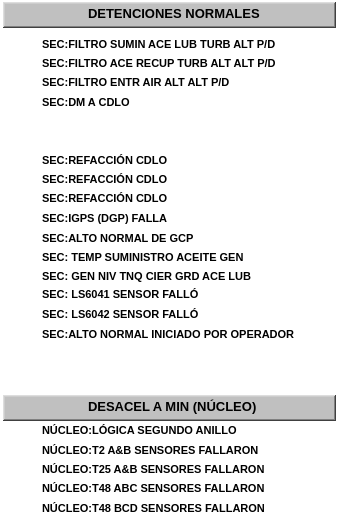
  <widget class="QFrame" name="fr_1">
   <property name="geometry">
    <rect>
     <x>3</x>
     <y>53</y>
     <width>341</width>
     <height>528</height>
    </rect>
   </property>
   <property name="styleSheet">
    <string notr="true">background-color: rgba(255, 255, 255, 0);</string>
   </property>
   <property name="frameShape">
    <enum>QFrame::StyledPanel</enum>
   </property>
   <property name="frameShadow">
    <enum>QFrame::Plain</enum>
   </property>
   <property name="lineWidth">
    <number>1</number>
   </property>
   <property name="midLineWidth">
    <number>0</number>
   </property>
   <widget class="QFrame" name="frTitulo_1">
    <property name="geometry">
     <rect>
      <x>3</x>
      <y>2</y>
      <width>333</width>
      <height>26</height>
     </rect>
    </property>
    <property name="styleSheet">
     <string notr="true">background-color: rgb(192, 192, 192);</string>
    </property>
    <property name="frameShape">
     <enum>QFrame::WinPanel</enum>
    </property>
    <property name="frameShadow">
     <enum>QFrame::Raised</enum>
    </property>
    <property name="lineWidth">
     <number>2</number>
    </property>
    <property name="midLineWidth">
     <number>0</number>
    </property>
   </widget>
   <widget class="QLabel" name="lbTitulo_1">
    <property name="geometry">
     <rect>
      <x>88</x>
      <y>5</y>
      <width>181</width>
      <height>16</height>
     </rect>
    </property>
    <property name="font">
     <font>
      <pointsize>10</pointsize>
      <weight>75</weight>
      <bold>true</bold>
     </font>
    </property>
    <property name="styleSheet">
     <string notr="true">background-color: rgba(255, 255, 255, 0);</string>
    </property>
    <property name="text">
     <string>DETENCIONES NORMALES</string>
    </property>
   </widget>
   <widget class="QFrame" name="frTitulo_2">
    <property name="geometry">
     <rect>
      <x>3</x>
      <y>395</y>
      <width>333</width>
      <height>26</height>
     </rect>
    </property>
    <property name="styleSheet">
     <string notr="true">background-color: rgb(192, 192, 192);</string>
    </property>
    <property name="frameShape">
     <enum>QFrame::WinPanel</enum>
    </property>
    <property name="frameShadow">
     <enum>QFrame::Raised</enum>
    </property>
    <property name="lineWidth">
     <number>2</number>
    </property>
    <property name="midLineWidth">
     <number>0</number>
    </property>
   </widget>
   <widget class="QLabel" name="lbTitulo_2">
    <property name="geometry">
     <rect>
      <x>88</x>
      <y>398</y>
      <width>181</width>
      <height>16</height>
     </rect>
    </property>
    <property name="font">
     <font>
      <pointsize>10</pointsize>
      <weight>75</weight>
      <bold>true</bold>
     </font>
    </property>
    <property name="styleSheet">
     <string notr="true">background-color: rgba(255, 255, 255, 0);</string>
    </property>
    <property name="text">
     <string>DESACEL A MIN (NÚCLEO)</string>
    </property>
   </widget>
   <widget class="QLabel" name="lbTexto_1">
    <property name="geometry">
     <rect>
      <x>42</x>
      <y>36</y>
      <width>281</width>
      <height>16</height>
     </rect>
    </property>
    <property name="font">
     <font>
      <pointsize>8</pointsize>
      <weight>75</weight>
      <bold>true</bold>
     </font>
    </property>
    <property name="styleSheet">
     <string notr="true">background-color: rgba(255, 255, 255, 0);</string>
    </property>
    <property name="text">
     <string>SEC:FILTRO SUMIN ACE LUB TURB ALT P/D</string>
    </property>
   </widget>
   <widget class="AWMultiObject" name="aLet_1">
    <property name="geometry">
     <rect>
      <x>13</x>
      <y>29</y>
      <width>25</width>
      <height>31</height>
     </rect>
    </property>
    <property name="id">
     <string>p_Fix32_THISNODE_CDLO001_F_CV</string>
    </property>
    <property name="ElementType">
     <enum>AWMultiObject::CIRLED</enum>
    </property>
    <property name="OnColor">
     <enum>AWMultiObject::Grey</enum>
    </property>
    <property name="OffColor">
     <enum>AWMultiObject::Grey</enum>
    </property>
   </widget>
   <widget class="QLabel" name="lbTexto_2">
    <property name="geometry">
     <rect>
      <x>42</x>
      <y>55</y>
      <width>281</width>
      <height>16</height>
     </rect>
    </property>
    <property name="font">
     <font>
      <pointsize>8</pointsize>
      <weight>75</weight>
      <bold>true</bold>
     </font>
    </property>
    <property name="styleSheet">
     <string notr="true">background-color: rgba(255, 255, 255, 0);</string>
    </property>
    <property name="text">
     <string>SEC:FILTRO ACE RECUP TURB ALT ALT P/D</string>
    </property>
   </widget>
   <widget class="AWMultiObject" name="aLet_2">
    <property name="geometry">
     <rect>
      <x>13</x>
      <y>48</y>
      <width>25</width>
      <height>31</height>
     </rect>
    </property>
    <property name="id">
     <string>p_Fix32_THISNODE_CDLO002_F_CV</string>
    </property>
    <property name="ElementType">
     <enum>AWMultiObject::CIRLED</enum>
    </property>
    <property name="OnColor">
     <enum>AWMultiObject::Grey</enum>
    </property>
    <property name="OffColor">
     <enum>AWMultiObject::Grey</enum>
    </property>
   </widget>
   <widget class="QLabel" name="lbTexto_3">
    <property name="geometry">
     <rect>
      <x>42</x>
      <y>74</y>
      <width>281</width>
      <height>16</height>
     </rect>
    </property>
    <property name="font">
     <font>
      <pointsize>8</pointsize>
      <weight>75</weight>
      <bold>true</bold>
     </font>
    </property>
    <property name="styleSheet">
     <string notr="true">background-color: rgba(255, 255, 255, 0);</string>
    </property>
    <property name="text">
     <string>SEC:FILTRO ENTR AIR ALT ALT P/D</string>
    </property>
   </widget>
   <widget class="AWMultiObject" name="aLet_3">
    <property name="geometry">
     <rect>
      <x>13</x>
      <y>68</y>
      <width>25</width>
      <height>31</height>
     </rect>
    </property>
    <property name="id">
     <string>p_Fix32_THISNODE_CDLO003_F_CV</string>
    </property>
    <property name="ElementType">
     <enum>AWMultiObject::CIRLED</enum>
    </property>
    <property name="OnColor">
     <enum>AWMultiObject::Grey</enum>
    </property>
    <property name="OffColor">
     <enum>AWMultiObject::Grey</enum>
    </property>
   </widget>
   <widget class="QLabel" name="lbTexto_4">
    <property name="geometry">
     <rect>
      <x>42</x>
      <y>94</y>
      <width>281</width>
      <height>16</height>
     </rect>
    </property>
    <property name="font">
     <font>
      <pointsize>8</pointsize>
      <weight>75</weight>
      <bold>true</bold>
     </font>
    </property>
    <property name="styleSheet">
     <string notr="true">background-color: rgba(255, 255, 255, 0);</string>
    </property>
    <property name="text">
     <string>SEC:DM A CDLO</string>
    </property>
   </widget>
   <widget class="AWMultiObject" name="aLet_4">
    <property name="geometry">
     <rect>
      <x>13</x>
      <y>86</y>
      <width>25</width>
      <height>31</height>
     </rect>
    </property>
    <property name="id">
     <string>p_Fix32_THISNODE_CDLO004_F_CV</string>
    </property>
    <property name="ElementType">
     <enum>AWMultiObject::CIRLED</enum>
    </property>
    <property name="OnColor">
     <enum>AWMultiObject::Grey</enum>
    </property>
    <property name="OffColor">
     <enum>AWMultiObject::Grey</enum>
    </property>
   </widget>
   <widget class="AWMultiObject" name="aLet_5">
    <property name="geometry">
     <rect>
      <x>13</x>
      <y>145</y>
      <width>25</width>
      <height>31</height>
     </rect>
    </property>
    <property name="id">
     <string>p_Fix32_THISNODE_CDLO007_F_CV</string>
    </property>
    <property name="ElementType">
     <enum>AWMultiObject::CIRLED</enum>
    </property>
    <property name="OnColor">
     <enum>AWMultiObject::Grey</enum>
    </property>
    <property name="OffColor">
     <enum>AWMultiObject::Grey</enum>
    </property>
   </widget>
   <widget class="QLabel" name="lbTexto_5">
    <property name="geometry">
     <rect>
      <x>42</x>
      <y>152</y>
      <width>281</width>
      <height>16</height>
     </rect>
    </property>
    <property name="font">
     <font>
      <pointsize>8</pointsize>
      <weight>75</weight>
      <bold>true</bold>
     </font>
    </property>
    <property name="styleSheet">
     <string notr="true">background-color: rgba(255, 255, 255, 0);</string>
    </property>
    <property name="text">
     <string>SEC:REFACCIÓN CDLO</string>
    </property>
   </widget>
   <widget class="AWMultiObject" name="aLet_6">
    <property name="geometry">
     <rect>
      <x>13</x>
      <y>165</y>
      <width>25</width>
      <height>31</height>
     </rect>
    </property>
    <property name="id">
     <string>p_Fix32_THISNODE_CDLO008_F_CV</string>
    </property>
    <property name="ElementType">
     <enum>AWMultiObject::CIRLED</enum>
    </property>
    <property name="OnColor">
     <enum>AWMultiObject::Grey</enum>
    </property>
    <property name="OffColor">
     <enum>AWMultiObject::Grey</enum>
    </property>
   </widget>
   <widget class="QLabel" name="lbTexto_6">
    <property name="geometry">
     <rect>
      <x>42</x>
      <y>171</y>
      <width>281</width>
      <height>16</height>
     </rect>
    </property>
    <property name="font">
     <font>
      <pointsize>8</pointsize>
      <weight>75</weight>
      <bold>true</bold>
     </font>
    </property>
    <property name="styleSheet">
     <string notr="true">background-color: rgba(255, 255, 255, 0);</string>
    </property>
    <property name="text">
     <string>SEC:REFACCIÓN CDLO</string>
    </property>
   </widget>
   <widget class="QLabel" name="lbTexto_7">
    <property name="geometry">
     <rect>
      <x>42</x>
      <y>190</y>
      <width>281</width>
      <height>16</height>
     </rect>
    </property>
    <property name="font">
     <font>
      <pointsize>8</pointsize>
      <weight>75</weight>
      <bold>true</bold>
     </font>
    </property>
    <property name="styleSheet">
     <string notr="true">background-color: rgba(255, 255, 255, 0);</string>
    </property>
    <property name="text">
     <string>SEC:REFACCIÓN CDLO</string>
    </property>
   </widget>
   <widget class="AWMultiObject" name="aLet_7">
    <property name="geometry">
     <rect>
      <x>13</x>
      <y>184</y>
      <width>25</width>
      <height>31</height>
     </rect>
    </property>
    <property name="id">
     <string>p_Fix32_THISNODE_CDLO009_F_CV</string>
    </property>
    <property name="ElementType">
     <enum>AWMultiObject::CIRLED</enum>
    </property>
    <property name="OnColor">
     <enum>AWMultiObject::Grey</enum>
    </property>
    <property name="OffColor">
     <enum>AWMultiObject::Grey</enum>
    </property>
   </widget>
   <widget class="AWMultiObject" name="aLet_8">
    <property name="geometry">
     <rect>
      <x>13</x>
      <y>204</y>
      <width>25</width>
      <height>31</height>
     </rect>
    </property>
    <property name="id">
     <string>p_Fix32_THISNODE_CDLOGEN001_F_CV</string>
    </property>
    <property name="ElementType">
     <enum>AWMultiObject::CIRLED</enum>
    </property>
    <property name="OnColor">
     <enum>AWMultiObject::Grey</enum>
    </property>
    <property name="OffColor">
     <enum>AWMultiObject::Grey</enum>
    </property>
   </widget>
   <widget class="QLabel" name="lbTexto_8">
    <property name="geometry">
     <rect>
      <x>42</x>
      <y>210</y>
      <width>281</width>
      <height>16</height>
     </rect>
    </property>
    <property name="font">
     <font>
      <pointsize>8</pointsize>
      <weight>75</weight>
      <bold>true</bold>
     </font>
    </property>
    <property name="styleSheet">
     <string notr="true">background-color: rgba(255, 255, 255, 0);</string>
    </property>
    <property name="text">
     <string>SEC:IGPS (DGP) FALLA</string>
    </property>
   </widget>
   <widget class="AWMultiObject" name="aLet_9">
    <property name="geometry">
     <rect>
      <x>13</x>
      <y>222</y>
      <width>25</width>
      <height>31</height>
     </rect>
    </property>
    <property name="id">
     <string>p_Fix32_THISNODE_CDLOGEN002_F_CV</string>
    </property>
    <property name="ElementType">
     <enum>AWMultiObject::CIRLED</enum>
    </property>
    <property name="OnColor">
     <enum>AWMultiObject::Grey</enum>
    </property>
    <property name="OffColor">
     <enum>AWMultiObject::Grey</enum>
    </property>
   </widget>
   <widget class="QLabel" name="lbTexto_9">
    <property name="geometry">
     <rect>
      <x>42</x>
      <y>230</y>
      <width>281</width>
      <height>16</height>
     </rect>
    </property>
    <property name="font">
     <font>
      <pointsize>8</pointsize>
      <weight>75</weight>
      <bold>true</bold>
     </font>
    </property>
    <property name="styleSheet">
     <string notr="true">background-color: rgba(255, 255, 255, 0);</string>
    </property>
    <property name="text">
     <string>SEC:ALTO NORMAL DE GCP</string>
    </property>
   </widget>
   <widget class="QLabel" name="lbTexto_10">
    <property name="geometry">
     <rect>
      <x>42</x>
      <y>249</y>
      <width>281</width>
      <height>16</height>
     </rect>
    </property>
    <property name="font">
     <font>
      <pointsize>8</pointsize>
      <weight>75</weight>
      <bold>true</bold>
     </font>
    </property>
    <property name="styleSheet">
     <string notr="true">background-color: rgba(255, 255, 255, 0);</string>
    </property>
    <property name="text">
     <string>SEC: TEMP SUMINISTRO ACEITE GEN</string>
    </property>
   </widget>
   <widget class="AWMultiObject" name="aLet_10">
    <property name="geometry">
     <rect>
      <x>13</x>
      <y>242</y>
      <width>25</width>
      <height>31</height>
     </rect>
    </property>
    <property name="id">
     <string>p_Fix32_THISNODE_CDLOGEN003_F_CV</string>
    </property>
    <property name="ElementType">
     <enum>AWMultiObject::CIRLED</enum>
    </property>
    <property name="OnColor">
     <enum>AWMultiObject::Grey</enum>
    </property>
    <property name="OffColor">
     <enum>AWMultiObject::Grey</enum>
    </property>
   </widget>
   <widget class="QLabel" name="lbTexto_11">
    <property name="geometry">
     <rect>
      <x>42</x>
      <y>268</y>
      <width>281</width>
      <height>16</height>
     </rect>
    </property>
    <property name="font">
     <font>
      <pointsize>8</pointsize>
      <weight>75</weight>
      <bold>true</bold>
     </font>
    </property>
    <property name="styleSheet">
     <string notr="true">background-color: rgba(255, 255, 255, 0);</string>
    </property>
    <property name="text">
     <string>SEC: GEN NIV TNQ CIER GRD ACE LUB</string>
    </property>
   </widget>
   <widget class="AWMultiObject" name="aLet_11">
    <property name="geometry">
     <rect>
      <x>13</x>
      <y>260</y>
      <width>25</width>
      <height>31</height>
     </rect>
    </property>
    <property name="id">
     <string>p_Fix32_THISNODE_CDLOGEN004_F_CV</string>
    </property>
    <property name="ElementType">
     <enum>AWMultiObject::CIRLED</enum>
    </property>
    <property name="OnColor">
     <enum>AWMultiObject::Grey</enum>
    </property>
    <property name="OffColor">
     <enum>AWMultiObject::Grey</enum>
    </property>
   </widget>
   <widget class="AWMultiObject" name="aLet_12">
    <property name="geometry">
     <rect>
      <x>13</x>
      <y>280</y>
      <width>25</width>
      <height>31</height>
     </rect>
    </property>
    <property name="id">
     <string>p_Fix32_THISNODE_CDLOGEN005_F_CV</string>
    </property>
    <property name="ElementType">
     <enum>AWMultiObject::CIRLED</enum>
    </property>
    <property name="OnColor">
     <enum>AWMultiObject::Grey</enum>
    </property>
    <property name="OffColor">
     <enum>AWMultiObject::Grey</enum>
    </property>
   </widget>
   <widget class="QLabel" name="lbTexto_12">
    <property name="geometry">
     <rect>
      <x>42</x>
      <y>286</y>
      <width>281</width>
      <height>16</height>
     </rect>
    </property>
    <property name="font">
     <font>
      <pointsize>8</pointsize>
      <weight>75</weight>
      <bold>true</bold>
     </font>
    </property>
    <property name="styleSheet">
     <string notr="true">background-color: rgba(255, 255, 255, 0);</string>
    </property>
    <property name="text">
     <string>SEC: LS6041 SENSOR FALLÓ</string>
    </property>
   </widget>
   <widget class="QLabel" name="lbTexto_13">
    <property name="geometry">
     <rect>
      <x>42</x>
      <y>306</y>
      <width>281</width>
      <height>16</height>
     </rect>
    </property>
    <property name="font">
     <font>
      <pointsize>8</pointsize>
      <weight>75</weight>
      <bold>true</bold>
     </font>
    </property>
    <property name="styleSheet">
     <string notr="true">background-color: rgba(255, 255, 255, 0);</string>
    </property>
    <property name="text">
     <string>SEC: LS6042 SENSOR FALLÓ</string>
    </property>
   </widget>
   <widget class="AWMultiObject" name="aLet_13">
    <property name="geometry">
     <rect>
      <x>13</x>
      <y>300</y>
      <width>25</width>
      <height>31</height>
     </rect>
    </property>
    <property name="id">
     <string>p_Fix32_THISNODE_CDLOGEN006_F_CV</string>
    </property>
    <property name="ElementType">
     <enum>AWMultiObject::CIRLED</enum>
    </property>
    <property name="OnColor">
     <enum>AWMultiObject::Grey</enum>
    </property>
    <property name="OffColor">
     <enum>AWMultiObject::Grey</enum>
    </property>
   </widget>
   <widget class="AWMultiObject" name="aLet_14">
    <property name="geometry">
     <rect>
      <x>13</x>
      <y>320</y>
      <width>25</width>
      <height>31</height>
     </rect>
    </property>
    <property name="id">
     <string>p_Fix32_THISNODE_NSM001_F_CV</string>
    </property>
    <property name="ElementType">
     <enum>AWMultiObject::CIRLED</enum>
    </property>
    <property name="OnColor">
     <enum>AWMultiObject::Grey</enum>
    </property>
    <property name="OffColor">
     <enum>AWMultiObject::Grey</enum>
    </property>
   </widget>
   <widget class="QLabel" name="lbTexto_14">
    <property name="geometry">
     <rect>
      <x>42</x>
      <y>326</y>
      <width>281</width>
      <height>16</height>
     </rect>
    </property>
    <property name="font">
     <font>
      <pointsize>8</pointsize>
      <weight>75</weight>
      <bold>true</bold>
     </font>
    </property>
    <property name="styleSheet">
     <string notr="true">background-color: rgba(255, 255, 255, 0);</string>
    </property>
    <property name="text">
     <string>SEC:ALTO NORMAL INICIADO POR OPERADOR</string>
    </property>
   </widget>
   <widget class="QLabel" name="lbTexto_15">
    <property name="geometry">
     <rect>
      <x>42</x>
      <y>422</y>
      <width>281</width>
      <height>16</height>
     </rect>
    </property>
    <property name="font">
     <font>
      <pointsize>8</pointsize>
      <weight>75</weight>
      <bold>true</bold>
     </font>
    </property>
    <property name="styleSheet">
     <string notr="true">background-color: rgba(255, 255, 255, 0);</string>
    </property>
    <property name="text">
     <string>NÚCLEO:LÓGICA SEGUNDO ANILLO</string>
    </property>
   </widget>
   <widget class="AWMultiObject" name="aLet_15">
    <property name="geometry">
     <rect>
      <x>13</x>
      <y>415</y>
      <width>25</width>
      <height>31</height>
     </rect>
    </property>
    <property name="id">
     <string>p_Fix32_THISNODE_DM_CORE001_F_CV</string>
    </property>
    <property name="ElementType">
     <enum>AWMultiObject::CIRLED</enum>
    </property>
    <property name="OnColor">
     <enum>AWMultiObject::Grey</enum>
    </property>
    <property name="OffColor">
     <enum>AWMultiObject::Grey</enum>
    </property>
   </widget>
   <widget class="AWMultiObject" name="aLet_16">
    <property name="geometry">
     <rect>
      <x>13</x>
      <y>435</y>
      <width>25</width>
      <height>31</height>
     </rect>
    </property>
    <property name="id">
     <string>p_Fix32_THISNODE_DM_CORE002_F_CV</string>
    </property>
    <property name="ElementType">
     <enum>AWMultiObject::CIRLED</enum>
    </property>
    <property name="OnColor">
     <enum>AWMultiObject::Grey</enum>
    </property>
    <property name="OffColor">
     <enum>AWMultiObject::Grey</enum>
    </property>
   </widget>
   <widget class="QLabel" name="lbTexto_16">
    <property name="geometry">
     <rect>
      <x>42</x>
      <y>442</y>
      <width>281</width>
      <height>16</height>
     </rect>
    </property>
    <property name="font">
     <font>
      <pointsize>8</pointsize>
      <weight>75</weight>
      <bold>true</bold>
     </font>
    </property>
    <property name="styleSheet">
     <string notr="true">background-color: rgba(255, 255, 255, 0);</string>
    </property>
    <property name="text">
     <string>NÚCLEO:T2 A&amp;B SENSORES FALLARON</string>
    </property>
   </widget>
   <widget class="AWMultiObject" name="aLet_17">
    <property name="geometry">
     <rect>
      <x>13</x>
      <y>453</y>
      <width>25</width>
      <height>31</height>
     </rect>
    </property>
    <property name="id">
     <string>p_Fix32_THISNODE_DM_CORE003_F_CV</string>
    </property>
    <property name="ElementType">
     <enum>AWMultiObject::CIRLED</enum>
    </property>
    <property name="OnColor">
     <enum>AWMultiObject::Grey</enum>
    </property>
    <property name="OffColor">
     <enum>AWMultiObject::Grey</enum>
    </property>
   </widget>
   <widget class="QLabel" name="lbTexto_17">
    <property name="geometry">
     <rect>
      <x>42</x>
      <y>461</y>
      <width>281</width>
      <height>16</height>
     </rect>
    </property>
    <property name="font">
     <font>
      <pointsize>8</pointsize>
      <weight>75</weight>
      <bold>true</bold>
     </font>
    </property>
    <property name="styleSheet">
     <string notr="true">background-color: rgba(255, 255, 255, 0);</string>
    </property>
    <property name="text">
     <string>NÚCLEO:T25 A&amp;B SENSORES FALLARON</string>
    </property>
   </widget>
   <widget class="AWMultiObject" name="aLet_18">
    <property name="geometry">
     <rect>
      <x>13</x>
      <y>473</y>
      <width>25</width>
      <height>31</height>
     </rect>
    </property>
    <property name="id">
     <string>p_Fix32_THISNODE_DM_CORE004_F_CV</string>
    </property>
    <property name="ElementType">
     <enum>AWMultiObject::CIRLED</enum>
    </property>
    <property name="OnColor">
     <enum>AWMultiObject::Grey</enum>
    </property>
    <property name="OffColor">
     <enum>AWMultiObject::Grey</enum>
    </property>
   </widget>
   <widget class="QLabel" name="lbTexto_18">
    <property name="geometry">
     <rect>
      <x>42</x>
      <y>480</y>
      <width>281</width>
      <height>16</height>
     </rect>
    </property>
    <property name="font">
     <font>
      <pointsize>8</pointsize>
      <weight>75</weight>
      <bold>true</bold>
     </font>
    </property>
    <property name="styleSheet">
     <string notr="true">background-color: rgba(255, 255, 255, 0);</string>
    </property>
    <property name="text">
     <string>NÚCLEO:T48 ABC SENSORES FALLARON</string>
    </property>
   </widget>
   <widget class="AWMultiObject" name="aLet_19">
    <property name="geometry">
     <rect>
      <x>13</x>
      <y>493</y>
      <width>25</width>
      <height>31</height>
     </rect>
    </property>
    <property name="id">
     <string>p_Fix32_THISNODE_DM_CORE005_F_CV</string>
    </property>
    <property name="ElementType">
     <enum>AWMultiObject::CIRLED</enum>
    </property>
    <property name="OnColor">
     <enum>AWMultiObject::Grey</enum>
    </property>
    <property name="OffColor">
     <enum>AWMultiObject::Grey</enum>
    </property>
   </widget>
   <widget class="QLabel" name="lbTexto_19">
    <property name="geometry">
     <rect>
      <x>42</x>
      <y>500</y>
      <width>281</width>
      <height>16</height>
     </rect>
    </property>
    <property name="font">
     <font>
      <pointsize>8</pointsize>
      <weight>75</weight>
      <bold>true</bold>
     </font>
    </property>
    <property name="styleSheet">
     <string notr="true">background-color: rgba(255, 255, 255, 0);</string>
    </property>
    <property name="text">
     <string>NÚCLEO:T48 BCD SENSORES FALLARON</string>
    </property>
   </widget>
  </widget>
